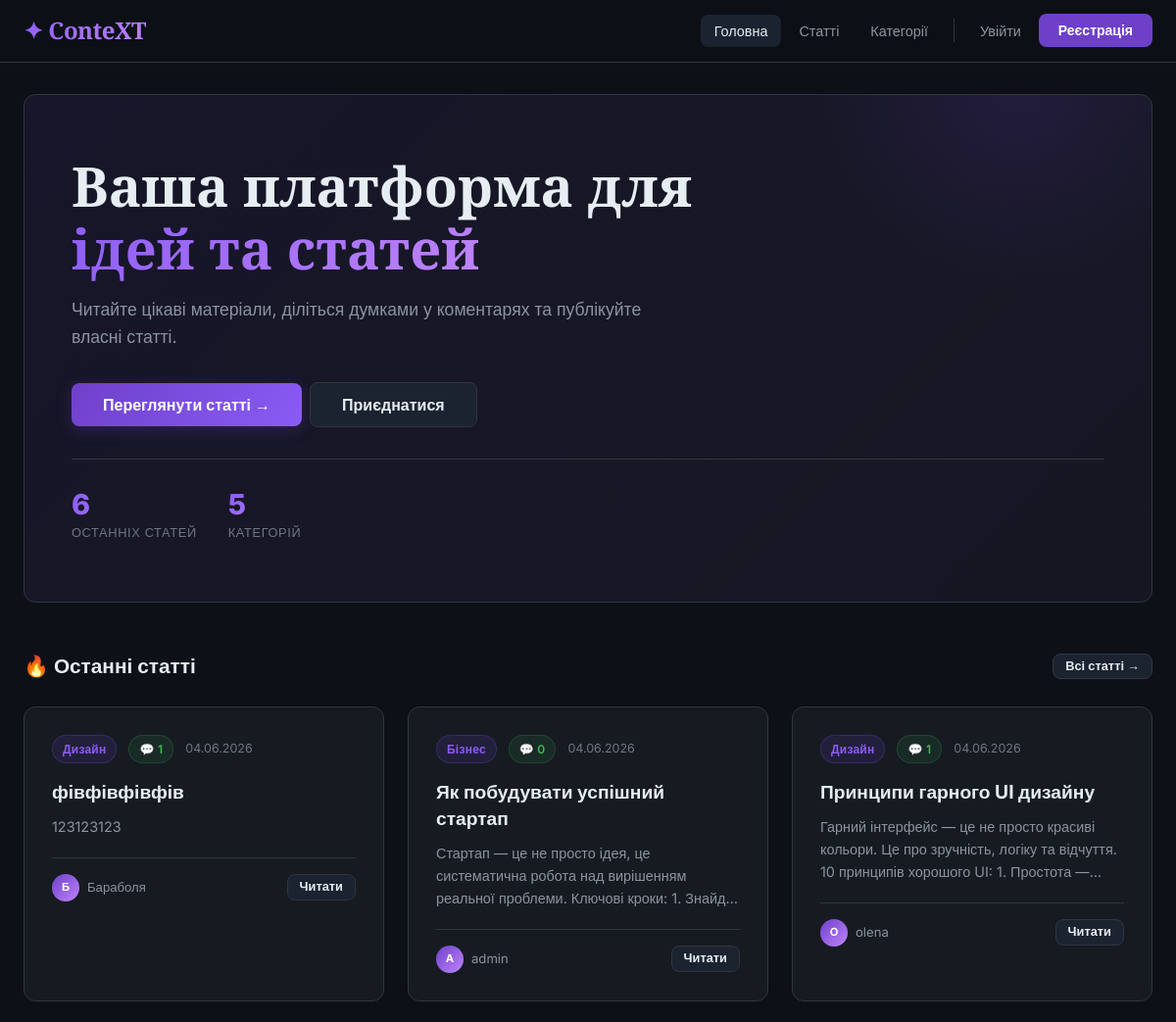
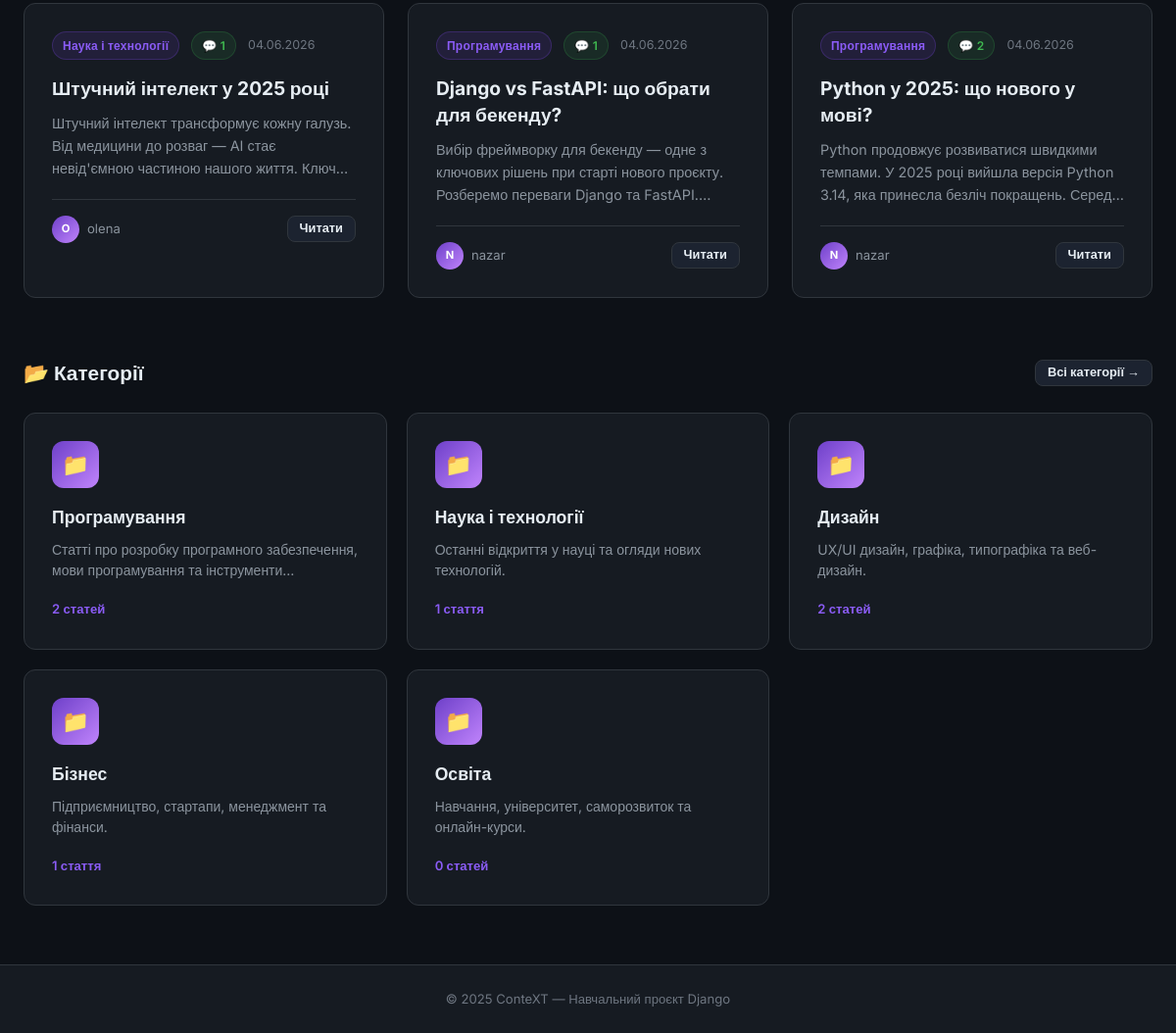
The page / on the database its author committed (2 pictures, top to bottom).
### blog/models.py (models this page shows, shortened)
class Article(models.Model):
    title = models.CharField(max_length=300, verbose_name='Заголовок')
    content = models.TextField(verbose_name='Текст')
    published_at = models.DateTimeField(auto_now_add=True, verbose_name='Дата публікації')
    updated_at = models.DateTimeField(auto_now=True, verbose_name='Дата оновлення')
    category = models.ForeignKey(
        Category,
        on_delete=models.SET_NULL,
        null=True,
        blank=True,
        related_name='articles',
        verbose_name='Категорія'
    )
    author = models.ForeignKey(
        User,
        on_delete=models.CASCADE,
        related_name='articles',
        verbose_name='Автор'
    )
    class Meta:
        verbose_name = 'Стаття'
        verbose_name_plural = 'Статті'
        ordering = ['-published_at']

class Category(models.Model):
    name = models.CharField(max_length=200, verbose_name='Назва')
    description = models.TextField(blank=True, verbose_name='Опис')
    class Meta:
        verbose_name = 'Категорія'
        verbose_name_plural = 'Категорії'
        ordering = ['name']

### blog/views.py (the view)
# urls.py: path('', views.home, name='home'),
def home(request):
    articles = Article.objects.select_related('author', 'category').annotate(
        num_comments=Count('comments')
    ).order_by('-published_at')[:6]
    categories = Category.objects.annotate(num_articles=Count('articles'))[:8]
    context = {
        'articles': articles,
        'categories': categories,
    }
    return render(request, 'blog/home.html', context)

### templates/blog/home.html (shortened to what this page needs)
{% extends 'blog/base.html' %}
{% block content %}
<section class="hero">
  <div class="hero-title">
    Ваша платформа для<br><span>ідей та статей</span>
  </div>
  <p class="hero-subtitle">
    Читайте цікаві матеріали, діліться думками у коментарях та публікуйте власні статті.
  </p>
  <div class="btn-group">
    <a href="{% url 'blog:article_list' %}" class="btn btn-primary btn-lg">Переглянути статті →</a>
    {% if not user.is_authenticated %}
      <a href="{% url 'blog:register' %}" class="btn btn-secondary btn-lg">Приєднатися</a>
    {% else %}
      <a href="{% url 'blog:article_create' %}" class="btn btn-secondary btn-lg">✚ Написати статтю</a>
    {% endif %}
  </div>
  <div class="hero-stats">
    <div>
      <div class="hero-stat-number">{{ articles|length }}</div>
      <div class="hero-stat-label">Останніх статей</div>
    </div>
    <div>
      <div class="hero-stat-number">{{ categories|length }}</div>
      <div class="hero-stat-label">Категорій</div>
    </div>
  </div>
</section>
<section>
  <div class="section-header">
    <h2 class="section-heading">🔥 Останні статті</h2>
    <a href="{% url 'blog:article_list' %}" class="btn btn-secondary btn-sm">Всі статті →</a>
  </div>
  {% if articles %}
    <div class="article-grid">
      {% for article in articles %}
      <article class="article-card">
        <div class="article-meta">
          {% if article.category %}
            <a href="{% url 'blog:category_detail' article.category.pk %}" class="badge badge-category">{{ article.category.name }}</a>
          {% endif %}
          <span class="badge badge-count">💬 {{ article.num_comments }}</span>
          <span class="article-date">{{ article.published_at|date:"d.m.Y" }}</span>
        </div>
        <h3 class="article-title">
          <a href="{% url 'blog:article_detail' article.pk %}">{{ article.title }}</a>
        </h3>
        <p class="article-excerpt">{{ article.content|truncatechars:160 }}</p>
        <div class="article-footer">
          <div class="author-info">
            <div class="author-avatar">{{ article.author.username|first|upper }}</div>
            <span>{{ article.author.username }}</span>
          </div>
          <a href="{% url 'blog:article_detail' article.pk %}" class="btn btn-secondary btn-sm">Читати</a>
        </div>
      </article>
      {% endfor %}
    </div>
  {% endif %}
</section>
{% if categories %}
<section style="margin-top:60px;">
  <div class="section-header">
    <h2 class="section-heading">📂 Категорії</h2>
    <a href="{% url 'blog:category_list' %}" class="btn btn-secondary btn-sm">Всі категорії →</a>
  </div>
  <div class="category-grid">
    {% for cat in categories %}
    <a href="{% url 'blog:category_detail' cat.pk %}" style="text-decoration:none;">
      <div class="category-card">
        <div class="category-icon">📁</div>
        <div class="category-name">{{ cat.name }}</div>
        {% if cat.description %}
          <p class="category-desc">{{ cat.description }}</p>
        {% endif %}
        <span class="category-count">{{ cat.num_articles }} стат{% if cat.num_articles == 1 %}тя{% elif cat.num_articles|divisibleby:1 %}ей{% endif %}</span>
      </div>
    </a>
    {% endfor %}
  </div>
</section>
{% endif %}
{% endblock %}

### templates/blog/base.html (shortened to what this page needs)
<!DOCTYPE html>
<html lang="uk">
<head>
  {% load static %}
  <link rel="stylesheet" href="{% static 'css/style.css' %}"/>
</head>
<body>
<nav class="navbar">
  <div class="navbar-inner">
    <a href="{% url 'blog:home' %}" class="navbar-brand">✦ ConteXT</a>
    <ul class="navbar-nav">
      <li><a href="{% url 'blog:home' %}" class="nav-link {% if request.resolver_match.url_name == 'home' %}active{% endif %}">Головна</a></li>
      <li><a href="{% url 'blog:article_list' %}" class="nav-link {% if 'article' in request.resolver_match.url_name %}active{% endif %}">Статті</a></li>
      <li><a href="{% url 'blog:category_list' %}" class="nav-link {% if 'category' in request.resolver_match.url_name %}active{% endif %}">Категорії</a></li>
      <li><div class="nav-divider"></div></li>
      {% if user.is_authenticated %}
        <li>
          <a href="{% url 'blog:article_create' %}" class="btn btn-nav-primary">
            <span>✚</span> <span>Нова стаття</span>
          </a>
        </li>
        <li style="margin-left:8px;">
          <div class="navbar-user">
            <div class="avatar">{{ user.username|first|upper }}</div>
            <span style="color:var(--text-primary); font-weight:500;">{{ user.username }}</span>
            {% if user.is_staff %}<span class="badge badge-category" style="font-size:0.68rem;">admin</span>{% endif %}
          </div>
        </li>
        <li>
          <form method="post" action="{% url 'blog:logout' %}" style="display:inline;">
            {% csrf_token %}
            <button type="submit" class="nav-link" style="background:none;border:none;cursor:pointer;color:var(--text-muted);">Вийти</button>
          </form>
        </li>
      {% else %}
        <li><a href="{% url 'blog:login' %}" class="nav-link">Увійти</a></li>
        <li><a href="{% url 'blog:register' %}" class="btn btn-nav-primary"><span>Реєстрація</span></a></li>
      {% endif %}
    </ul>
  </div>
</nav>
<main class="page-wrapper">
  <div class="container">
    {% block content %}{% endblock %}
  </div>
</main>
<footer class="footer">
  <div class="container">
    <span>© 2025 ConteXT — Навчальний проєкт Django</span>
  </div>
</footer>
</body>
</html>

### rows shown on the page
Article: category.name "Дизайн", num_comments "1", published_at "04.06.2026", title "фівфівфівфів", content "123123123", author.username|first "Б", author.username "Бараболя"
Article: category.name "Бізнес", num_comments "0", published_at "04.06.2026", title "Як побудувати успішний стартап", content "Стартап — це не просто ідея, це систематична робота над вирішенням реальної проблеми. Ключові кроки: 1.…", author.username|first "A", author.username "admin"
Article: category.name "Дизайн", num_comments "1", published_at "04.06.2026", title "Принципи гарного UI дизайну", content "Гарний інтерфейс — це не просто красиві кольори. Це про зручність, логіку та відчуття. 10 принципів хорошого UI: 1. Простота…", author.username|first "O", author.username "olena"
Article: category.name "Наука і технології", num_comments "1", published_at "04.06.2026", title "Штучний інтелект у 2025 році", content "Штучний інтелект трансформує кожну галузь. Від медицини до розваг — AI стає невід'ємною частиною нашого життя.…", author.username|first "O", author.username "olena"
Article: category.name "Програмування", num_comments "1", published_at "04.06.2026", title "Django vs FastAPI: що обрати для бекенду?", content "Вибір фреймворку для бекенду — одне з ключових рішень при старті нового проєкту. Розберемо переваги Django та…", author.username|first "N", author.username "nazar"
Article: category.name "Програмування", num_comments "2", published_at "04.06.2026", title "Python у 2025: що нового у мові?", content "Python продовжує розвиватися швидкими темпами. У 2025 році вийшла версія Python 3.14, яка принесла безліч покращень.…", author.username|first "N", author.username "nazar"
Category: name "Програмування", description "Статті про розробку програмного забезпечення, мови програмування та…", num_articles "2", shows "ей"
Category: name "Наука і технології", description "Останні відкриття у науці та огляди нових технологій.", num_articles "1"
Category: name "Дизайн", description "UX/UI дизайн, графіка, типографіка та веб-дизайн.", num_articles "2", shows "ей"
Category: name "Бізнес", description "Підприємництво, стартапи, менеджмент та фінанси.", num_articles "1", shows "тя"
Category: name "Освіта", description "Навчання, університет, саморозвиток та онлайн-курси.", num_articles "0", shows "ей"

### other values the page prints
{{ articles|length }} "6"
{{ categories|length }} "5"
